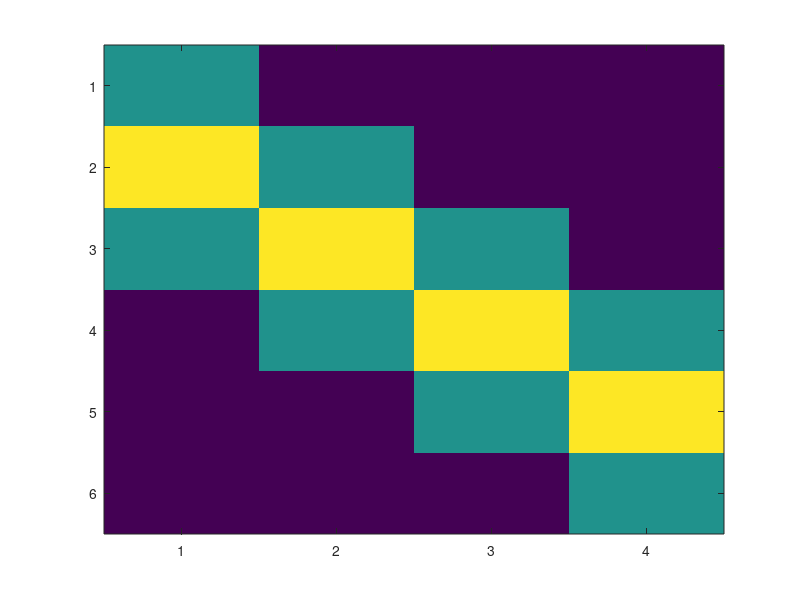
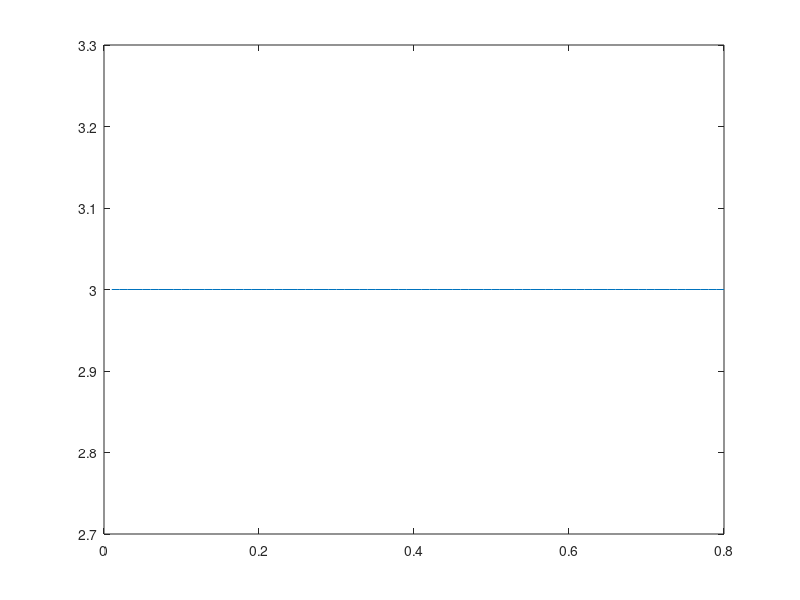
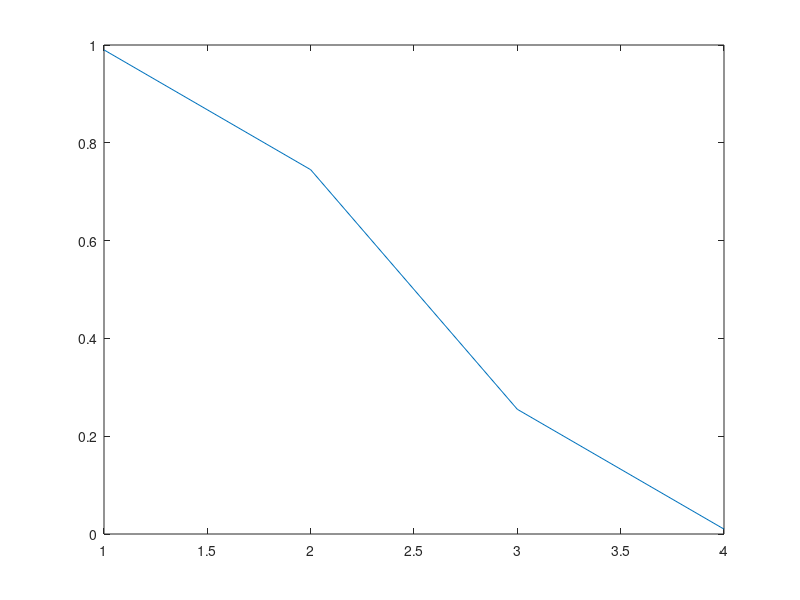
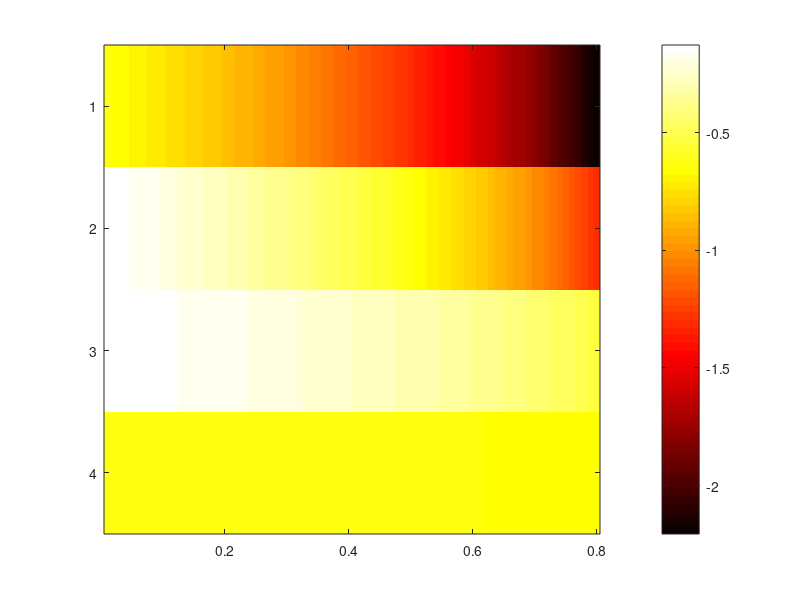

Source code (MATLAB) for these figures, in order:
% Friston's DKL minimization (first run EXPLR_publish3
epsiAll=0.01:.01:.8; % prior parameterization
na=4; ns=na+2; 

h1=zeros(ns,1); h1(1:3)=[1/4 1/2 1/4]; h2=zeros(na,1); h2(1)=1/4;
w0=toeplitz(h1,h2); 
figure(1);clf; imagesc(w0)
Hs=zeros(na,length(epsiAll));
MaxH=zeros(1,length(epsiAll));
for i=1:length(epsiAll)
    epsi=epsiAll(i);
    pLO_s=[0.99*ones(3,1); 0.01*ones(3,1)]*ones(1,4);
    pL_s=(1-pLO_s);
    p_LO=sum(w0.*pLO_s)';
    p_L=sum(w0.*pL_s)';

    pLO_se=[(1-epsi)*ones(3,1); 0.005*ones(3,1)]*ones(1,4);
    pL_se=(1-pLO_s);
    p_LOe=mean(sum(w0.*pLO_se));
    p_Le=mean(sum(w0.*pL_se));
    
    H=-p_LO.*log(p_LO)-p_L.*log(p_L)+p_LO.*log(p_LOe)+p_L.*log(p_Le);
  [dummy,MaxH(i)]=max(H);
    Hs(:,i)=H;
end
figure(2);clf; plot(epsiAll,MaxH);
figure(3);clf; plot(p_LO);
figure(4);clf;imagesc(epsiAll,1:na,Hs);colormap(hot); colorbar


